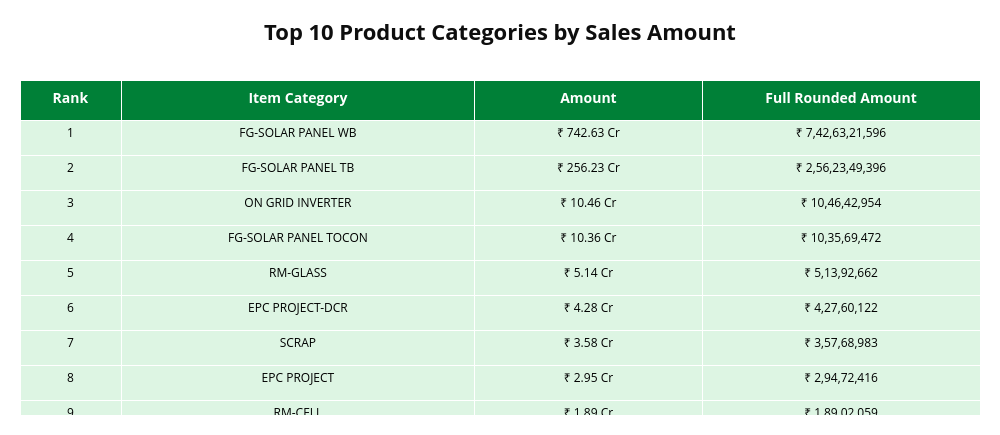

Notebook cell for this chart:
### Markdown cell above
TOP PRODUCTS WITH SALES AMOUNT

### Code cell
import plotly.graph_objects as go
import pandas as pd

# =====================================================
# TOP 10 PRODUCT CATEGORIES
# =====================================================

top_products = (
    df_merged[
        df_merged['ItemCategoryCode'].fillna('').str.strip() != ''
    ]
    .groupby('ItemCategoryCode', as_index=False)['Amount']
    .sum()
    .sort_values('Amount', ascending=False)
    .head(10)
)

df = top_products.copy()

# =====================================================
# FORMATTING FUNCTIONS
# =====================================================

def to_crore(x):
    return f"₹ {x/1e7:.2f} Cr"

def indian_format(x):
    x = int(round(x))
    s = str(x)

    if len(s) <= 3:
        return "₹ " + s

    last3 = s[-3:]
    rest = s[:-3]

    parts = []

    while len(rest) > 2:
        parts.insert(0, rest[-2:])
        rest = rest[:-2]

    if rest:
        parts.insert(0, rest)

    return "₹ " + ",".join(parts) + "," + last3

# =====================================================
# PREPARE DATA
# =====================================================

df.insert(0, 'Rank', range(1, len(df) + 1))

df['Amount_Cr'] = df['Amount'].apply(to_crore)
df['Rounded_Amount'] = df['Amount'].apply(indian_format)

# =====================================================
# TOTAL ROW
# =====================================================

total_amount = df['Amount'].sum()

total_row = pd.DataFrame({
    'Rank': [''],
    'ItemCategoryCode': ['TOTAL'],
    'Amount': [total_amount],
    'Amount_Cr': [to_crore(total_amount)],
    'Rounded_Amount': [indian_format(total_amount)]
})

# =====================================================
# FINAL DATAFRAME
# =====================================================

final_df = pd.concat([df, total_row], ignore_index=True)

# =====================================================
# ROW COLORS
# =====================================================

row_colors = ["#DDF5E3"] * len(final_df)
row_colors[-1] = "#008037"

# =====================================================
# BOLD TOTAL ROW
# =====================================================

rank_col = list(final_df['Rank'])
item_col = list(final_df['ItemCategoryCode'])
amount_cr_col = list(final_df['Amount_Cr'])
rounded_col = list(final_df['Rounded_Amount'])

rank_col[-1] = "<b></b>"
item_col[-1] = "<b>TOTAL</b>"
amount_cr_col[-1] = f"<b>{amount_cr_col[-1]}</b>"
rounded_col[-1] = f"<b>{rounded_col[-1]}</b>"

# =====================================================
# TABLE
# =====================================================

fig = go.Figure(data=[go.Table(

    columnwidth=[80, 280, 180, 220],

    header=dict(
        values=[
            '<b>Rank</b>',
            '<b>Item Category</b>',
            '<b>Amount</b>',
            '<b>Full Rounded Amount</b>'
        ],

        fill_color="#008037",

        font=dict(
            color='white',
            size=14
        ),

        align='center',
        height=40
    ),

    cells=dict(

        values=[
            rank_col,
            item_col,
            amount_cr_col,
            rounded_col
        ],

        fill_color=[
            row_colors,
            row_colors,
            row_colors,
            row_colors
        ],

        align='center',

        font=dict(
            color=[
                ['black']*(len(final_df)-1)+['white'],
                ['black']*(len(final_df)-1)+['white'],
                ['black']*(len(final_df)-1)+['white'],
                ['black']*(len(final_df)-1)+['white']
            ],
            size=12
        ),

        height=35
    )
)])

# =====================================================
# LAYOUT
# =====================================================

fig.update_layout(

    title={
        'text': '<b>Top 10 Product Categories by Sales Amount</b>',
        'x': 0.5,
        'xanchor': 'center',
        'font': dict(
            size=22,
            color='#0E0E0E'
        )
    },

    paper_bgcolor='white',
    plot_bgcolor='white',

    width=1000,
    height=50 + (len(final_df) * 35),

    margin=dict(
        l=20,
        r=20,
        t=80,
        b=20
    )
)

fig.show()

### Figure 1 — Plotly figure (JSON) as saved in the notebook; plotly's stock layout.template omitted (floating-point values rounded to 4 significant figures)
{"data": [{"cells": {"align": "center", "fill": {"color": [["#DDF5E3", "#DDF5E3", "#DDF5E3", "#DDF5E3", "#DDF5E3", "#DDF5E3", "#DDF5E3", "#DDF5E3", "#DDF5E3", "#DDF5E3", "#008037"], ["#DDF5E3", "#DDF5E3", "#DDF5E3", "#DDF5E3", "#DDF5E3", "#DDF5E3", "#DDF5E3", "#DDF5E3", "#DDF5E3", "#DDF5E3", "#008037"], ["#DDF5E3", "#DDF5E3", "#DDF5E3", "#DDF5E3", "#DDF5E3", "#DDF5E3", "#DDF5E3", "#DDF5E3", "#DDF5E3", "#DDF5E3", "#008037"], ["#DDF5E3", "#DDF5E3", "#DDF5E3", "#DDF5E3", "#DDF5E3", "#DDF5E3", "#DDF5E3", "#DDF5E3", "#DDF5E3", "#DDF5E3", "#008037"]]}, "font": {"color": [["black", "black", "black", "black", "black", "black", "black", "black", "black", "black", "white"], ["black", "black", "black", "black", "black", "black", "black", "black", "black", "black", "white"], ["black", "black", "black", "black", "black", "black", "black", "black", "black", "black", "white"], ["black", "black", "black", "black", "black", "black", "black", "black", "black", "black", "white"]], "size": 12}, "height": 35, "values": [[1, 2, 3, 4, 5, 6, 7, 8, 9, 10, "<b></b>"], ["FG-SOLAR PANEL WB", "FG-SOLAR PANEL TB", "ON GRID INVERTER", "FG-SOLAR PANEL TOCON", "RM-GLASS", "EPC PROJECT-DCR", "SCRAP", "EPC PROJECT", "RM-CELL", "EPC-BOS-KIT", "<b>TOTAL</b>"], ["₹ 742.63 Cr", "₹ 256.23 Cr", "₹ 10.46 Cr", "₹ 10.36 Cr", "₹ 5.14 Cr", "₹ 4.28 Cr", "₹ 3.58 Cr", "₹ 2.95 Cr", "₹ 1.89 Cr", "₹ 1.71 Cr", "<b>₹ 1039.23 Cr</b>"], ["₹ 7,42,63,21,596", "₹ 2,56,23,49,396", "₹ 10,46,42,954", "₹ 10,35,69,472", "₹ 5,13,92,662", "₹ 4,27,60,122", "₹ 3,57,68,983", "₹ 2,94,72,416", "₹ 1,89,02,059", "₹ 1,70,84,026", "<b>₹ 10,39,22,63,687</b>"]]}, "columnwidth": [80, 280, 180, 220], "header": {"align": "center", "fill": {"color": "#008037"}, "font": {"color": "white", "size": 14}, "height": 40, "values": ["<b>Rank</b>", "<b>Item Category</b>", "<b>Amount</b>", "<b>Full Rounded Amount</b>"]}, "type": "table"}], "layout": {"height": 435, "margin": {"b": 20, "l": 20, "r": 20, "t": 80}, "paper_bgcolor": "white", "plot_bgcolor": "white", "title": {"font": {"color": "#0E0E0E", "size": 22}, "text": "<b>Top 10 Product Categories by Sales Amount</b>", "x": 0.5, "xanchor": "center"}, "width": 1000}}
